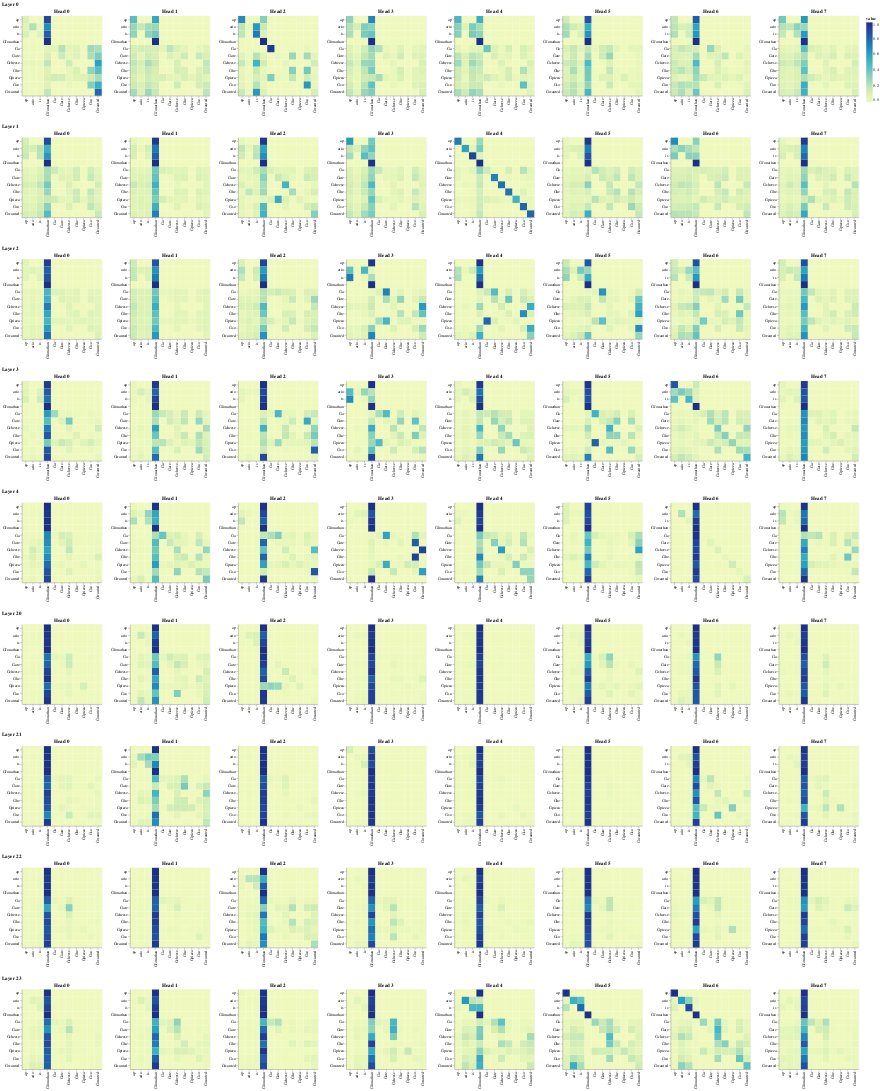

The notebook cell saved with this chart:
### Markdown cell above
## Experiments 

Here's a few experiments that I' m trying out and seeing how the attention maps turn out

### Code cell
visualize_model_attns(model, tokenizer, "Jonathanapisario wanted cheese so he ate a pizza", view_layers=[0, 1, 2, 3, 4, 20, 21, 22, 23], view_heads=list(range(0, 8)))
